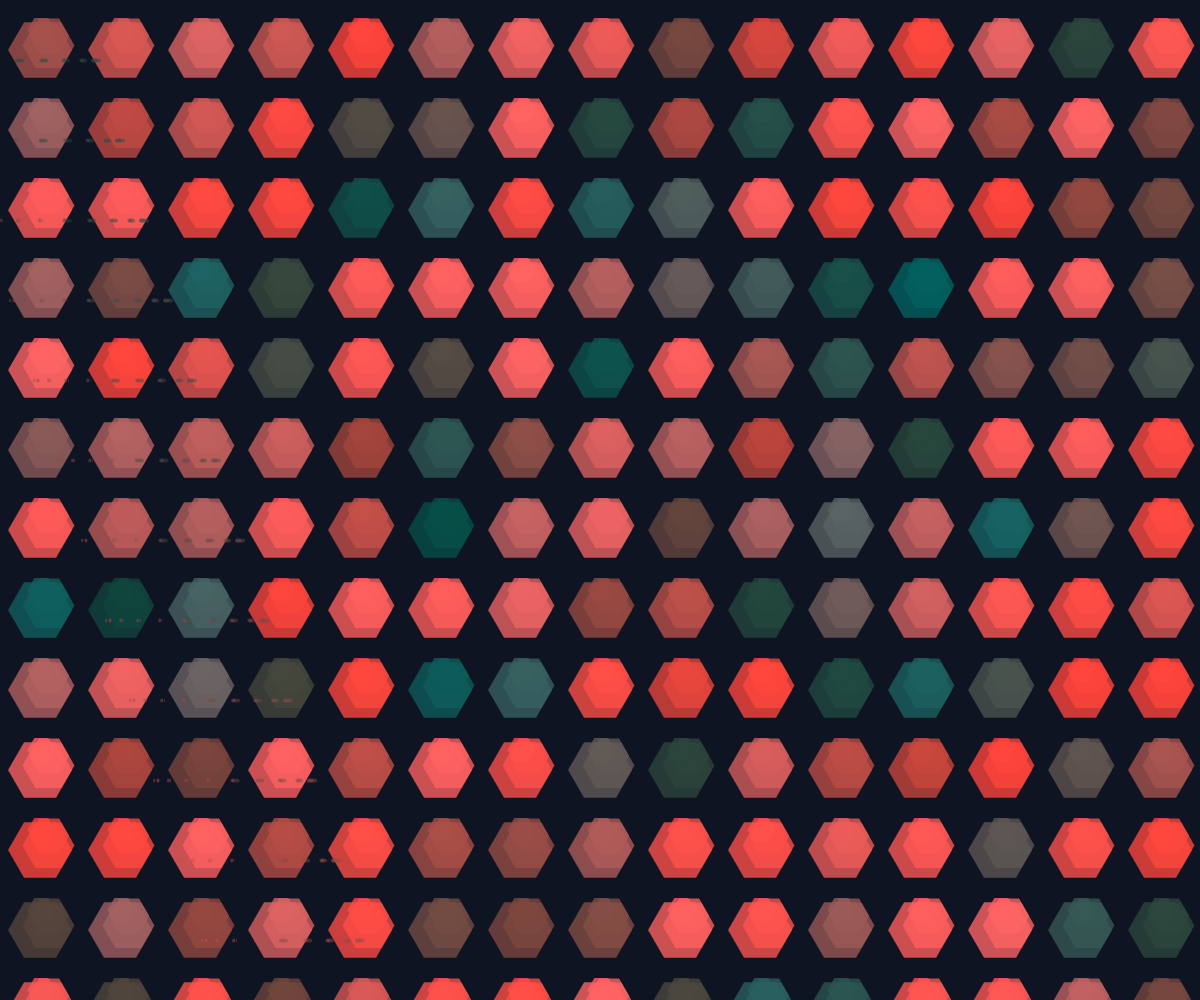
Frame 1 (no input)
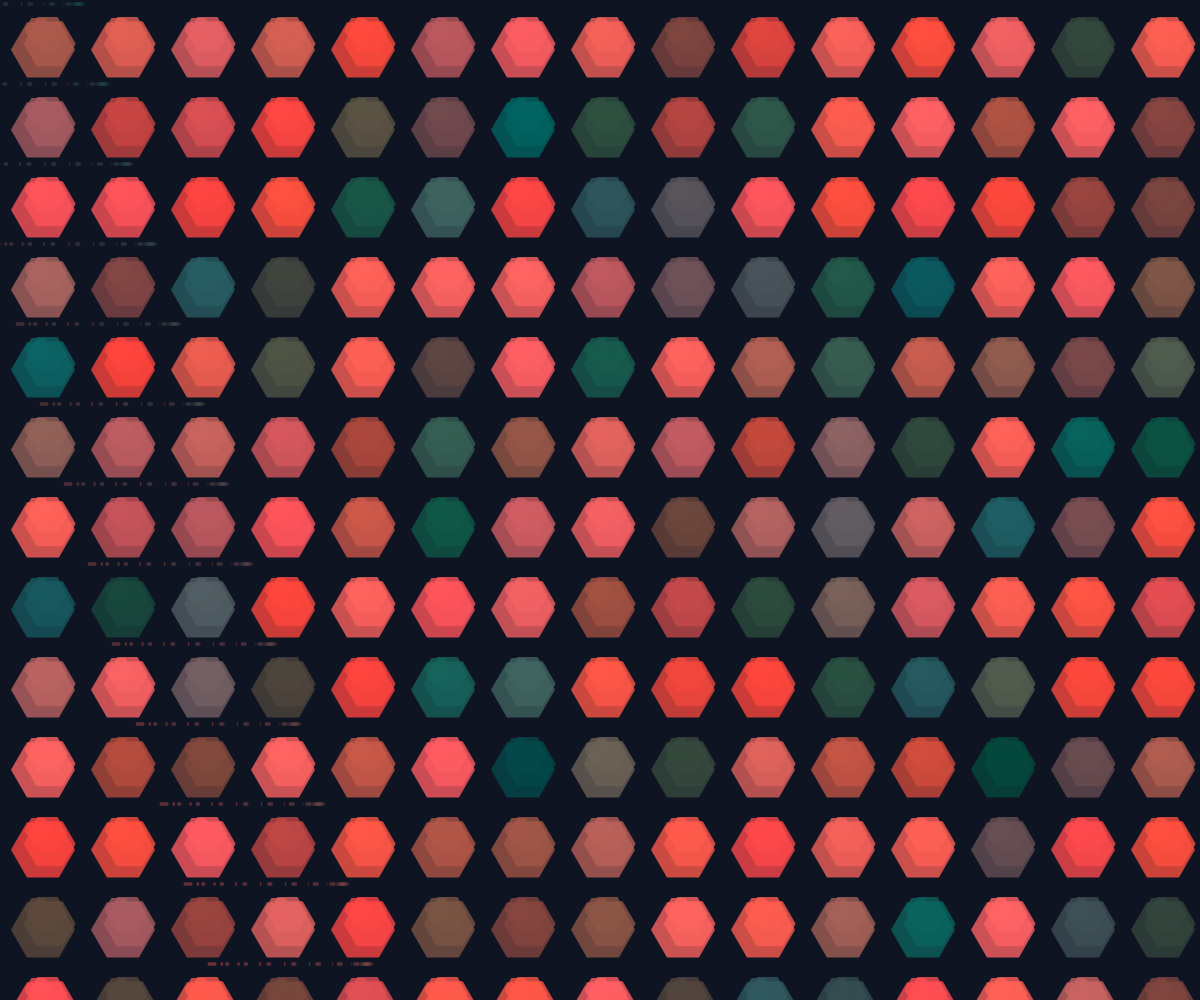
Frame 60 (no input)
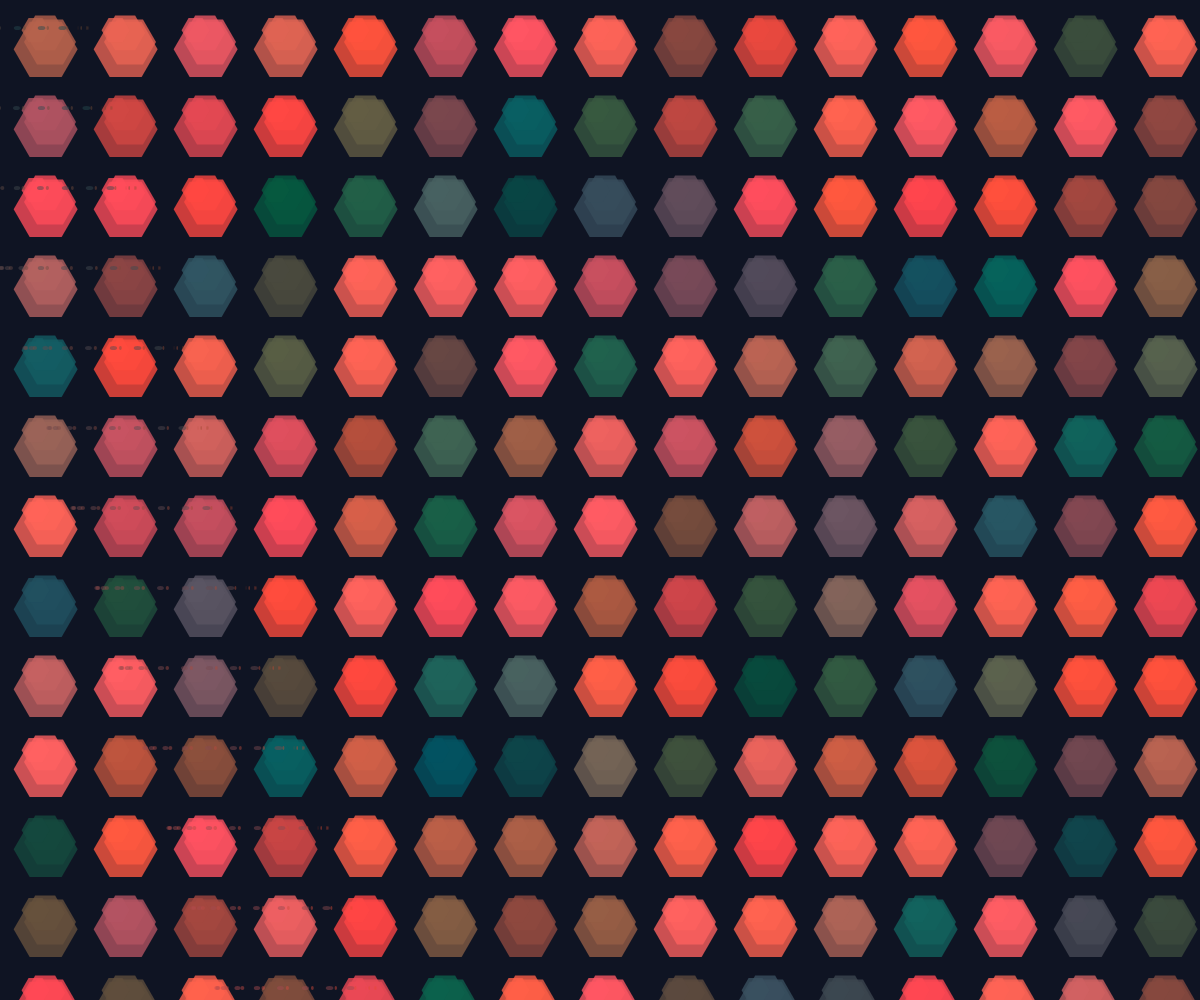
Frame 120 (the mouse pressed at the canvas centre since frame 60)

The p5.js sketch that drew these frames (run headless with seeded random() and noise() and a simulated clock; from frame 60 on, the mouse is pressed at the canvas centre):

// p5.js sketch
// ── sketch.js
let veins = [];
let time = 0;

function setup() {
  createCanvas(windowWidth, windowHeight);
  noStroke();
  
  // Create a grid of vein patterns
  const gridSize = 80;
  const cols = ceil(width / gridSize) + 2;
  const rows = ceil(height / gridSize) + 2;
  
  for (let row = 0; row < rows; row++) {
    for (let col = 0; col < cols; col++) {
      veins.push({
        x: col * gridSize - gridSize/2,
        y: row * gridSize - gridSize/2,
        size: gridSize,
        speed: random(0.002, 0.005),
        phase: random(TWO_PI),
        hueShift: random(360)
      });
    }
  }
}

function draw() {
  background(15, 20, 35);
  
  time += 0.01;
  
  // Draw the main thermal vein pattern
  for (let vein of veins) {
    const pulse = sin(time * vein.speed + vein.phase) * 0.5 + 0.5;
    
    // Create a dynamic color based on position and time
    const hue = (time * 15 + vein.x * 0.02 + vein.y * 0.02 + vein.hueShift) % 360;
    
    // Shift toward cooler blues in diagonal pathways
    const pathX = vein.x - width/2;
    const pathY = vein.y - height/2;
    const distanceFromCenter = sqrt(pathX * pathX + pathY * pathY);
    const pathIntensity = map(distanceFromCenter, 0, width, 0.3, 0.8);
    
    // Blend towards cooler blues for thermal effect
    let finalHue = hue;
    if (pathIntensity > 0.5) {
      const blend = map(pathIntensity, 0.5, 1, 0, 1);
      finalHue = lerp(hue, 200, blend * 0.7); // Mix with blue
    }
    
    // Create gradient effect based on pulse
    const bright = 60 + pulse * 40;
    const sat = 85 + sin(time + vein.phase) * 15;
    
    fill(finalHue, sat, bright, 200);
    
    push();
    translate(vein.x, vein.y);
    
    // Draw a patterned thermal gradient using multiple layers
    for (let i = 0; i < 4; i++) {
      const layerSize = vein.size * (0.8 - i * 0.15);
      const layerAlpha = map(i, 0, 3, 255, 60);
      
      // Create a slightly offset pattern for each layer
      const offsetX = sin(time * 0.5 + i) * 10;
      const offsetY = cos(time * 0.3 + i) * 10;
      
      beginShape();
      for (let j = 0; j < 6; j++) {
        const angle = TWO_PI / 6 * j;
        const px = cos(angle) * layerSize * 0.5 + offsetX;
        const py = sin(angle) * layerSize * 0.5 + offsetY;
        vertex(px, py);
      }
      endShape(CLOSE);
    }
    
    pop();
  }
  
  // Add subtle flowing lines along diagonal pathways
  for (let i = 0; i < 15; i++) {
    const y = (time * 40 + i * 80) % (height + 200) - 100;
    
    // Draw a flowing line with thermal gradient
    for (let j = 0; j < 20; j++) {
      const progress = j / 20;
      const x = y * 0.3 + sin(progress * TWO_PI + time * 2) * 80;
      
      // Dynamic color along the flow
      const hue = (time * 15 + progress * 100 + i * 10) % 360;
      const sat = 75;
      const bri = 60 + sin(time + progress * 3) * 20;
      
      fill(hue, sat, bri, 120);
      ellipse(x, y, 8 * (1 - progress), 4);
    }
  }
}

function windowResized() {
  resizeCanvas(windowWidth, windowHeight);
}
